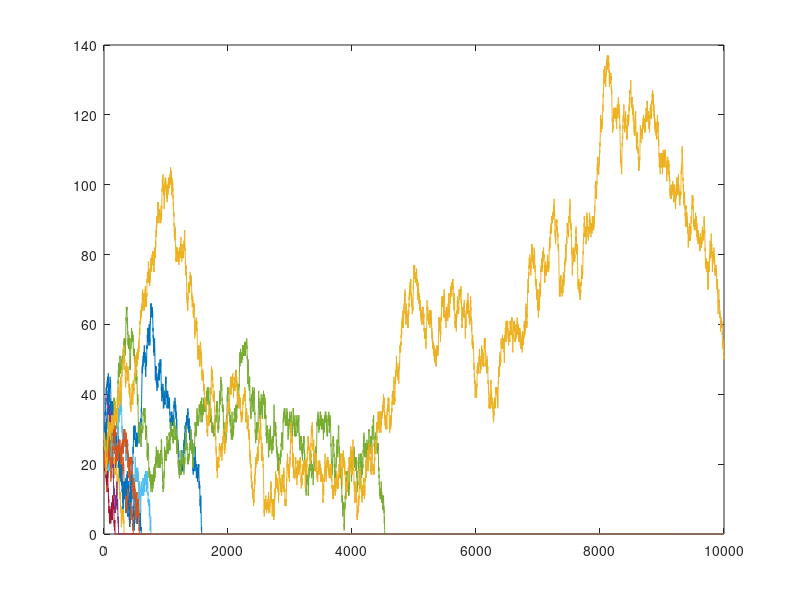
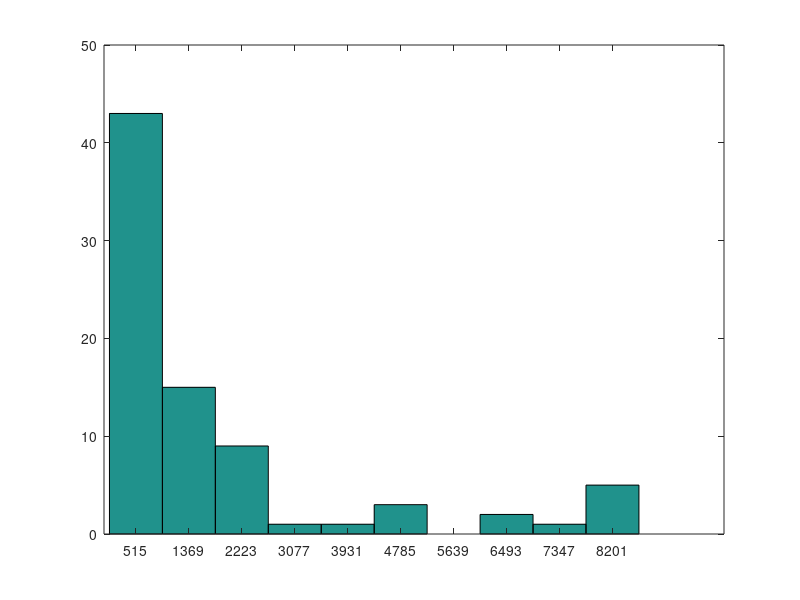

MATLAB code to generate these figures, in order:
num_tries = 9999;
num_points = 100;
pos = (zeros(num_points, num_tries)) + 25;  %Creates array of all '25'

for n = 1: num_tries
    for m = 1: num_points
        if pos(m,n) ~= 0   %If cell is not zero, do math
            pos(m,n+1) = pos(m,n) + 2*(rand(1,1)<=0.5) - 1;
        else
            pos(m,n+1) = 0; %Sets the next cells to zero
        end
    end
end
figure; plot(1:(num_tries+1),pos(1:10,:));

[value, index] = min(pos, [], 2);   %Finds the min values of each row
                                    %and saves the value and index
broke = index(value == 0);          %Saves the indexes of 'bankrupts'
brokemean = mean(broke);            %Finds the mean of indexes
standDev = std(broke);              %Finds the std of indexes
figure; hist(broke)







